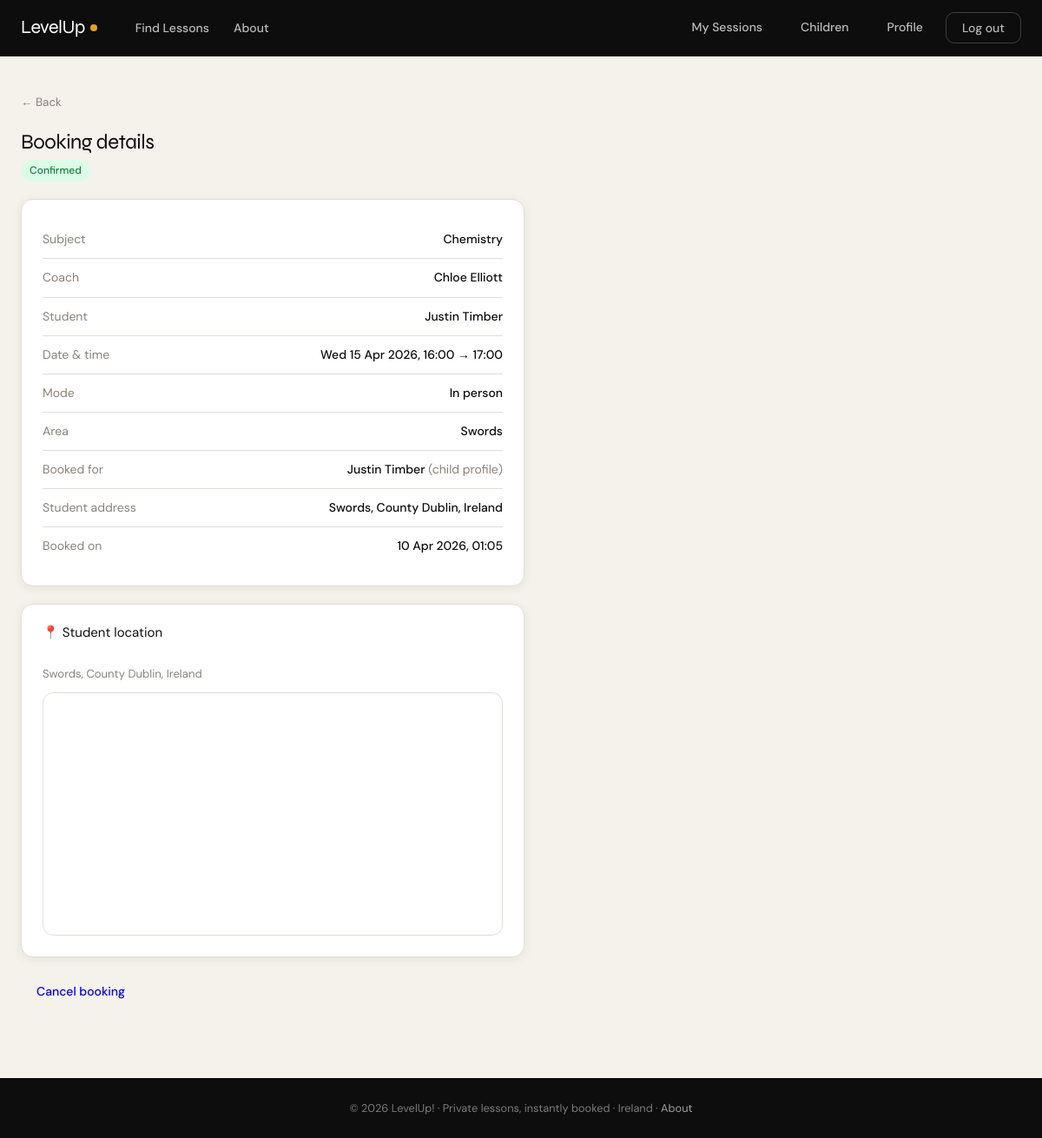
The page /booking/4/ (signed in) on the database its author committed.
### core/models.py (models this page shows, shortened)
class Booking(models.Model):
    class Status(models.TextChoices):
        PENDING   = "PENDING",   "Pending"
        CONFIRMED = "CONFIRMED", "Confirmed"
        REJECTED  = "REJECTED",  "Rejected"
        CANCELLED = "CANCELLED", "Cancelled"
    slot    = models.OneToOneField(SessionSlot, on_delete=models.PROTECT, related_name="booking")
    student = models.ForeignKey(User, on_delete=models.PROTECT, related_name="bookings")
    child_profile = models.ForeignKey(
        ChildProfile,
        on_delete=models.SET_NULL,
        null=True,
        blank=True,
        related_name="bookings",
        help_text="If set, the booking is on behalf of this child.",
    )
    status           = models.CharField(max_length=20, choices=Status.choices)
    meeting_link     = models.URLField(blank=True)
    student_location = models.CharField(max_length=255, blank=True)
    student_lat      = models.FloatField(null=True, blank=True)
    student_lng      = models.FloatField(null=True, blank=True)
    created_at       = models.DateTimeField(default=timezone.now)
    def display_name(self) -> str:
        if self.child_profile:
            return self.child_profile.full_name()
        return self.student.full_name()
    def can_cancel(self) -> bool:
        if self.status not in (self.Status.CONFIRMED, self.Status.PENDING):
            return False
        hours_until = (self.slot.start_datetime - timezone.now()).total_seconds() / 3600
        return hours_until > 24

class SessionSlot(models.Model):
    class Mode(models.TextChoices):
        ONLINE    = "ONLINE",    "Online"
        IN_PERSON = "IN_PERSON", "In person"
    class Status(models.TextChoices):
        AVAILABLE = "AVAILABLE", "Available"
        BOOKED    = "BOOKED",    "Booked"
        CANCELLED = "CANCELLED", "Cancelled"
    coach = models.ForeignKey(CoachProfile, on_delete=models.CASCADE, related_name="slots")
    skill = models.ForeignKey(Skill, on_delete=models.PROTECT, related_name="slots")
    mode  = models.CharField(max_length=20, choices=Mode.choices)
    area  = models.ForeignKey(Area, on_delete=models.PROTECT, null=True, blank=True, related_name="slots")
    venue_eircode  = models.CharField(max_length=10, blank=True)
    start_datetime = models.DateTimeField()
    end_datetime   = models.DateTimeField()
    status = models.CharField(max_length=20, choices=Status.choices, default=Status.AVAILABLE)

class Skill(models.Model):
    category = models.ForeignKey(Category, on_delete=models.CASCADE, related_name="skills")
    name = models.CharField(max_length=60)
    class Meta:
        unique_together = ("category", "name")

class CoachProfile(models.Model):
    user = models.OneToOneField(User, on_delete=models.CASCADE, related_name="coach_profile")
    category = models.ForeignKey(Category, on_delete=models.PROTECT, related_name="coaches")
    teaches = models.ManyToManyField(Skill, blank=True, related_name="coaches")
    travel_areas = models.ManyToManyField(Area, blank=True, related_name="coaches")
    base_location_eircode = models.CharField(max_length=10, blank=True)
    hourly_rate = models.DecimalField(max_digits=7, decimal_places=2, default=0)
    is_verified = models.BooleanField(
        default=False,
        help_text="Manually set by admin after identity/Garda vetting check.",
    )

class User(AbstractUser):
    class Role(models.TextChoices):
        STUDENT = "STUDENT", "Student/Parent"
        COACH = "COACH", "Coach/Teacher"
    class Gender(models.TextChoices):
        MALE = "MALE", "Male"
        FEMALE = "FEMALE", "Female"
        NON_BINARY = "NON_BINARY", "Non-binary"
        PREFER_NOT = "PREFER_NOT", "Prefer not to say"
    role = models.CharField(max_length=20, choices=Role.choices, default=Role.STUDENT)
    forename = models.CharField(max_length=80, blank=True)
    surname = models.CharField(max_length=80, blank=True)
    dob = models.DateField(null=True, blank=True)
    address = models.CharField(max_length=255, blank=True)
    gender = models.CharField(max_length=20, choices=Gender.choices, blank=True)
    bio = models.TextField(blank=True)
    profile_picture = models.ImageField(upload_to="profiles/", blank=True, null=True)
    def full_name(self) -> str:
        name = f"{self.forename} {self.surname}".strip()
        return name if name else self.username

class ChildProfile(models.Model):
    parent = models.ForeignKey(
        User,
        on_delete=models.CASCADE,
        related_name="child_profiles",
        limit_choices_to={"role": User.Role.STUDENT},
    )
    forename = models.CharField(max_length=80)
    surname  = models.CharField(max_length=80)
    dob      = models.DateField(help_text="Used to confirm the child is a minor (under 18).")
    year_group = models.CharField(
        max_length=40,
        blank=True,
        help_text="e.g. 5th Year, Leaving Cert, Junior Cert",
    )
    def full_name(self) -> str:
        return f"{self.forename} {self.surname}".strip()

class Area(models.Model):
    name = models.CharField(max_length=80, unique=True)

### core/views.py (the view)
# urls.py: path("booking/<int:booking_id>/", views.booking_detail, name="booking_detail"),
@login_required
def booking_detail(request, booking_id):
    booking = get_object_or_404(Booking.objects.select_related(
        "slot", "slot__coach", "slot__coach__user", "slot__skill", "slot__area", "child_profile"
    ), pk=booking_id)
    if request.user.role == User.Role.STUDENT and booking.student_id != request.user.id:
        raise PermissionDenied
    if request.user.role == User.Role.COACH and booking.slot.coach.user_id != request.user.id:
        raise PermissionDenied
    can_review = (
        request.user.role == User.Role.STUDENT
        and booking.status == Booking.Status.CONFIRMED
        and booking.slot.end_datetime < timezone.now()
        and not hasattr(booking, "review")
    )
    return render(request, "core/booking_detail.html", {"booking": booking, "can_review": can_review})

### core/context_processors.py (called while the page is built)
def google_maps(request):
    return {
        "google_maps_key": getattr(settings, "GOOGLE_MAPS_API_KEY", ""),
    }

### Templates/core/booking_detail.html (shortened to what this page needs)
{% extends "core/base.html" %}
{% block content %}
<div class="detail-shell lu-fadein">
    <div style="margin-bottom:20px;">
        <a href="javascript:history.back()" style="font-size:.84rem; color:var(--muted); text-decoration:none;">← Back</a>
    </div>
    <div class="lu-section-title">Booking details</div>
    <div style="margin-bottom:20px;">
        <span class="lu-badge
            {% if booking.status == 'CONFIRMED' %}lu-badge-green
            {% elif booking.status == 'PENDING' %}lu-badge-amber
            {% elif booking.status == 'REJECTED' %}lu-badge-red
            {% else %}lu-badge-neutral{% endif %}">
            {{ booking.get_status_display }}
        </span>
    </div>
    <div class="lu-card" style="margin-bottom:20px;">
        <div class="lu-card-body">
            <div class="detail-row">
                <span class="detail-label">Subject</span>
                <span class="detail-value">{{ booking.slot.skill.name }}</span>
            </div>
            <div class="detail-row">
                <span class="detail-label">Coach</span>
                <span class="detail-value">{{ booking.slot.coach.user.full_name }}</span>
            </div>
            <div class="detail-row">
                <span class="detail-label">Student</span>
                <span class="detail-value">{{ booking.display_name }}</span>
            </div>
            <div class="detail-row">
                <span class="detail-label">Date &amp; time</span>
                <span class="detail-value">{{ booking.slot.start_datetime|date:"D j M Y, H:i" }} → {{ booking.slot.end_datetime|date:"H:i" }}</span>
            </div>
            <div class="detail-row">
                <span class="detail-label">Mode</span>
                <span class="detail-value">{{ booking.slot.get_mode_display }}</span>
            </div>
            {% if booking.slot.mode == "IN_PERSON" and booking.slot.area %}
                <div class="detail-row">
                    <span class="detail-label">Area</span>
                    <span class="detail-value">{{ booking.slot.area.name }}{% if booking.slot.venue_eircode %} · {{ booking.slot.venue_eircode }}{% endif %}</span>
                </div>
            {% endif %}
            {% if booking.child_profile %}
                <div class="detail-row">
                    <span class="detail-label">Booked for</span>
                    <span class="detail-value">{{ booking.child_profile.full_name }} <span style="color:var(--muted); font-weight:400;">(child profile)</span></span>
                </div>
            {% endif %}
            {% if booking.student_location %}
                <div class="detail-row">
                    <span class="detail-label">Student address</span>
                    <span class="detail-value">{{ booking.student_location }}</span>
                </div>
            {% endif %}
            <div class="detail-row">
                <span class="detail-label">Booked on</span>
                <span class="detail-value">{{ booking.created_at|date:"j M Y, H:i" }}</span>
            </div>
        </div>
    </div>
    {% if booking.slot.mode == "IN_PERSON" and booking.student_lat and booking.student_lng %}
        <div class="lu-card" style="margin-bottom:20px;">
            <div class="lu-card-head">
                <div class="lu-card-title">📍 Student location</div>
            </div>
            <div class="lu-card-body">
                <p style="font-size:.82rem; color:var(--muted); margin-bottom:10px;">
                    {{ booking.student_location }}
                </p>
                <div id="booking-map"></div>
            </div>
        </div>
    {% endif %}
    <div style="display:flex; gap:10px; flex-wrap:wrap; margin-top:4px;">
        {% if user.role == 'STUDENT' and booking.can_cancel %}
            <a href="{% url 'student_cancel_booking' booking.id %}" class="lu-btn lu-btn-danger-outline">
                Cancel booking
            </a>
        {% endif %}
    </div>
</div>
{% endblock %}

### Templates/core/base.html (style rules this page uses)
:root { --ink: #0d0d0d; --canvas: #f5f2ec; --cream: #fffdf8; --muted: #8a8278; --border: #e2ddd6; --accent: #1a6b3c; --accent2: #e8a020; --accent3: #5b3fd4; --card-bg: #ffffff; --shadow: 0 2px 12px rgba(13,13,13,0.07); --shadow-lg: 0 8px 40px rgba(13,13,13,0.13); --radius: 14px; --font-display: 'Syne', sans-serif; --font-body: 'DM Sans', sans-serif; }
*, *::before, *::after { box-sizing: border-box; margin: 0; padding: 0; }
html { scroll-behavior: smooth; }
body { background: var(--canvas); color: var(--ink); font-family: var(--font-body); font-size: 15px; line-height: 1.65; -webkit-font-smoothing: antialiased; }
.lu-btn { display: inline-flex; align-items: center; gap: 6px; padding: 8px 18px; border-radius: 10px; font-family: var(--font-body); font-size: 0.875rem; font-weight: 500; cursor: pointer; text-decoration: none; border: none; transition: all .18s; }
.lu-card { background: var(--card-bg); border-radius: var(--radius); border: 1px solid var(--border); box-shadow: var(--shadow); overflow: hidden; }
.lu-card-body { padding: 24px; }
.lu-card-head { padding: 20px 24px 0; display: flex; align-items: center; justify-content: space-between; }
.lu-badge { display: inline-flex; align-items: center; gap: 4px; padding: 3px 10px; border-radius: 20px; font-size: 0.75rem; font-weight: 500; }
.lu-badge-green { background: #dcfce7; color: #15803d; }
p { margin-bottom: 0; }
.lu-section-title { font-family: var(--font-display); font-size: 1.5rem; letter-spacing: -0.5px; line-height: 1.2; margin-bottom: 4px; }
.lu-fadein { animation: fadeUp .45s ease both; }

### Templates/core/booking_detail.html (style rules this page uses)
.detail-shell { max-width: 580px; }
.detail-row { display: flex; justify-content: space-between; gap:16px; font-size: .875rem; padding: 10px 0; border-bottom: 1px solid var(--border); }
.detail-row:last-child { border-bottom: none; }
.detail-label { color: var(--muted); }
.detail-value { font-weight: 500; text-align: right; }
#booking-map { width: 100%; height: 280px; border-radius: 12px; border: 1px solid var(--border); margin-top: 4px; }

### rows shown on the page
Booking: status "Confirmed", slot.skill.name "Chemistry", slot.coach.user.full_name "Chloe Elliott", display_name "Justin Timber", slot.start_datetime "Wed 15 Apr 2026, 16:00", slot.end_datetime "17:00", slot.mode "In person", slot.area.name "Swords", child_profile.full_name "Justin Timber", student_location "Swords, County Dublin, Ireland", created_at "10 Apr 2026, 01:05"
